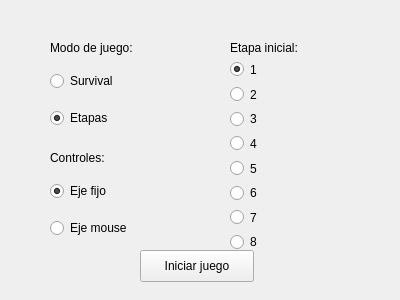
<?xml version="1.0" encoding="UTF-8"?>
<ui version="4.0">
 <class>Form</class>
 <widget class="QWidget" name="Form">
  <property name="geometry">
   <rect>
    <x>0</x>
    <y>0</y>
    <width>400</width>
    <height>300</height>
   </rect>
  </property>
  <property name="acceptDrops">
   <bool>false</bool>
  </property>
  <property name="windowTitle">
   <string>Hack tanks</string>
  </property>
  <property name="toolTip">
   <string>Press this</string>
  </property>
  <property name="whatsThis">
   <string>Press this</string>
  </property>
  <widget class="QLabel" name="label1">
   <property name="geometry">
    <rect>
     <x>50</x>
     <y>40</y>
     <width>101</width>
     <height>16</height>
    </rect>
   </property>
   <property name="text">
    <string>Modo de juego:</string>
   </property>
  </widget>
  <widget class="QLabel" name="label2">
   <property name="geometry">
    <rect>
     <x>50</x>
     <y>150</y>
     <width>81</width>
     <height>16</height>
    </rect>
   </property>
   <property name="text">
    <string>Controles:</string>
   </property>
  </widget>
  <widget class="QPushButton" name="pushButton">
   <property name="geometry">
    <rect>
     <x>140</x>
     <y>250</y>
     <width>114</width>
     <height>32</height>
    </rect>
   </property>
   <property name="text">
    <string>Iniciar juego</string>
   </property>
  </widget>
  <widget class="QWidget" name="verticalLayoutWidget">
   <property name="geometry">
    <rect>
     <x>50</x>
     <y>60</y>
     <width>160</width>
     <height>80</height>
    </rect>
   </property>
   <layout class="QVBoxLayout" name="verticalLayout">
    <item>
     <widget class="QRadioButton" name="radioButton_1">
      <property name="text">
       <string>Survival</string>
      </property>
      <property name="autoExclusive">
       <bool>true</bool>
      </property>
     </widget>
    </item>
    <item>
     <widget class="QRadioButton" name="radioButton_2">
      <property name="text">
       <string>Etapas</string>
      </property>
      <property name="checked">
       <bool>true</bool>
      </property>
     </widget>
    </item>
   </layout>
  </widget>
  <widget class="QWidget" name="verticalLayoutWidget_2">
   <property name="geometry">
    <rect>
     <x>50</x>
     <y>170</y>
     <width>160</width>
     <height>80</height>
    </rect>
   </property>
   <layout class="QVBoxLayout" name="verticalLayout_2">
    <item>
     <widget class="QRadioButton" name="radioButton_3">
      <property name="text">
       <string>Eje fijo</string>
      </property>
      <property name="checked">
       <bool>true</bool>
      </property>
     </widget>
    </item>
    <item>
     <widget class="QRadioButton" name="radioButton_4">
      <property name="text">
       <string>Eje mouse</string>
      </property>
     </widget>
    </item>
   </layout>
  </widget>
  <widget class="QWidget" name="gridLayoutWidget">
   <property name="geometry">
    <rect>
     <x>230</x>
     <y>60</y>
     <width>160</width>
     <height>191</height>
    </rect>
   </property>
   <layout class="QGridLayout" name="gridLayout">
    <item row="0" column="0">
     <widget class="QRadioButton" name="radioButton_1i">
      <property name="text">
       <string>1</string>
      </property>
      <property name="checked">
       <bool>true</bool>
      </property>
     </widget>
    </item>
    <item row="1" column="0">
     <widget class="QRadioButton" name="radioButton_2i">
      <property name="text">
       <string>2</string>
      </property>
     </widget>
    </item>
    <item row="3" column="0">
     <widget class="QRadioButton" name="radioButton_4i">
      <property name="text">
       <string>4</string>
      </property>
     </widget>
    </item>
    <item row="5" column="0">
     <widget class="QRadioButton" name="radioButton_6i">
      <property name="text">
       <string>6</string>
      </property>
     </widget>
    </item>
    <item row="4" column="0">
     <widget class="QRadioButton" name="radioButton_5i">
      <property name="text">
       <string>5</string>
      </property>
     </widget>
    </item>
    <item row="7" column="0">
     <widget class="QRadioButton" name="radioButton_8i">
      <property name="text">
       <string>8</string>
      </property>
     </widget>
    </item>
    <item row="6" column="0">
     <widget class="QRadioButton" name="radioButton_7i">
      <property name="text">
       <string>7</string>
      </property>
     </widget>
    </item>
    <item row="2" column="0">
     <widget class="QRadioButton" name="radioButton_3i">
      <property name="text">
       <string>3</string>
      </property>
     </widget>
    </item>
   </layout>
  </widget>
  <widget class="QLabel" name="label3">
   <property name="geometry">
    <rect>
     <x>230</x>
     <y>40</y>
     <width>101</width>
     <height>16</height>
    </rect>
   </property>
   <property name="text">
    <string>Etapa inicial:</string>
   </property>
  </widget>
 </widget>
 <resources/>
 <connections/>
</ui>
